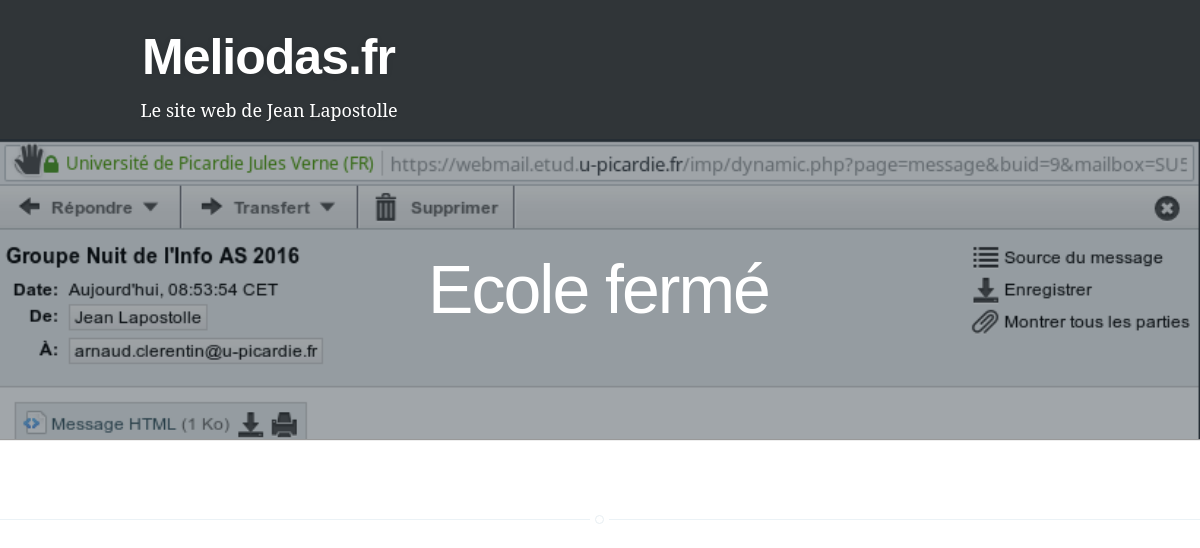
Screenshot of /info/BpIwEt/ with the database file from the repository.
### infopage/models.py (models this page shows, shortened)
@python_2_unicode_compatible
class Info(models.Model):
    title = models.CharField(max_length=150,null=False, blank=False, default="NoName")
    maj_date = models.DateTimeField(null = False)
    slug = models.CharField(max_length=6, unique=True, default=rand_slug())
    picture = models.ImageField(upload_to='../media/images/', null = True, blank= True)
    fiche = models.TextField(null = False, blank= False, default="No Fiche Yet")
    private = models.BooleanField(null = False, blank= False, default=True)
    class Meta:
        verbose_name = 'Page d\'information'
        verbose_name_plural = 'Pages d\'information'

### infopage/views.py (the view)
# urls.py: url(r'^info/(?P<slug>[\w-]+)/$', views.info, name='info'),
def info(request, slug):
    info = get_object_or_404(Info, slug=slug)
    return render(request, 'info.html', {'info': info})

### infopage/templates/info.html (shortened to what this page needs)
{% extends "_base.html" %}
{% block body %}
  <article class="full-article no-top-margin">
    <header>
      <div class="picture">
            <img class="" src="/media/{{info.picture}}">
      </div>
      <section class="text-center article-title">
        <h1 class="text-center">{{info.title}}</h1>
      </section>
    </header>
    <section class="post text-left">
    </section>
  </article>
{% endblock %}

### project_review/static/project_review/ghost.css (style rules this page uses)
article, aside, details, figcaption, figure, footer, header, hgroup, main, nav, section, summary { display: block; }
html { font-family: sans-serif; -ms-text-size-adjust: 100%; -webkit-text-size-adjust: 100%; }
body { margin: 0; }
h1 { font-size: 2em; margin: 0.67em 0; }
img { border: 0; }
html { height: 100%; max-height: 100%; font-size: 62.5%; }
body { height: 100%; max-height: 100%; font-size: 2.0rem; line-height: 1.6em; color: #3A4145; }
h1, h2, h3, h4, h5, h6 { text-rendering: optimizeLegibility; line-height: 1; margin-top: 0; }
h1 { font-size: 5rem; line-height: 1.2em; letter-spacing: -2px; text-indent: -3px; }
.post { position: relative; width: 100%; max-width: 1200px; margin: 4rem auto; padding-bottom: 4rem; border-bottom: #EBF2F6 1px solid; word-break: break-word; hyphens: auto; }
.post:after { display: block; content: ""; width: 7px; height: 7px; border: #E7EEF2 1px solid; position: absolute; bottom: -5px; left: 50%; margin-left: -5px; background: #fff; -webkit-border-radius: 100%; -moz-border-radius: 100%; border-radius: 100%; box-shadow: #fff 0 0 0 5px; }
* { font-family: "Montserrat",sans-serif; }
.text-center { text-align: center !important; }
.full-article header { position: relative; box-shadow: 0 1px 1px rgba(0, 0, 0, 0.4); }
.full-article header .article-title { color: #fff; margin-top: 0; position: absolute; top: 50%; transform: translateY(-50%); width: 100%; }
.full-article header .article-title h1 { font-weight: 300; line-height: 48px; text-transform: none; font-family: 'Montserrat',sans-serif; font-size: 3.4em; margin-top: 0.67em; }
.full-article header .picture { max-height: 300px; overflow: hidden; background: #16212c none repeat scroll 0 0; }
.full-article header .picture img { width: 100%; opacity: 0.6; height: 100%; }
.no-top-margin { margin-top: -5rem; }

### rows the page displays
Info: picture (picture), title "Ecole fermé"
